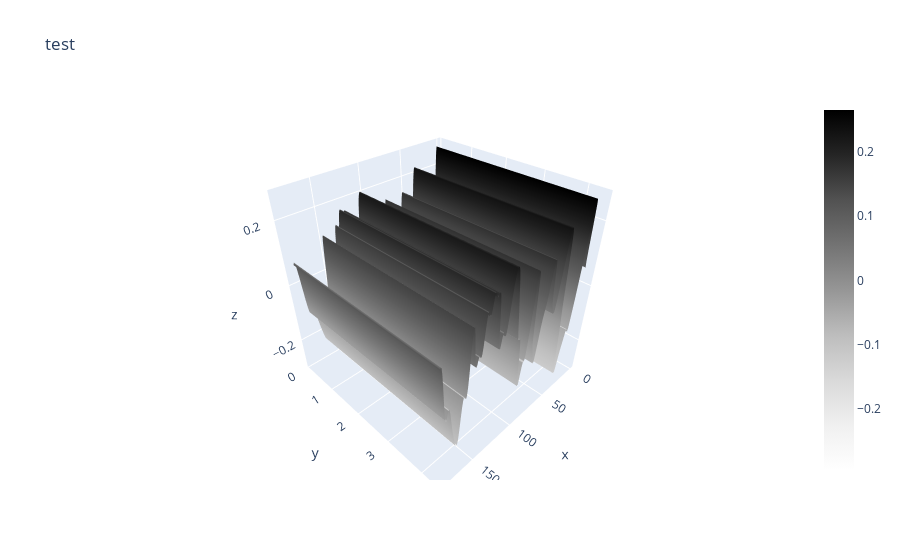

Notebook code for this chart:
### Code cell
# Graphing the filtered flattened surface with plotly
print('plotting the last one')
fig = go.Figure(data=go.Surface(x=xseggrid[i],y=yseggrid[i],z=sollast_FT_filtered_IFT_real, colorscale="greys"))
fig.update_layout(scene = dict(
            xaxis_title='x',
            yaxis_title='y',
            zaxis_title='z'),
            title='test')

### Figure 1 — Plotly figure (JSON) as saved in the notebook; plotly's stock layout.template omitted (floating-point values rounded to 4 significant figures; data arrays with more than 128 entries replaced by an {"elided": "..."} marker saying what was removed)
{"data": [{"colorscale": [[0, "rgb(255,255,255)"], [0.125, "rgb(240,240,240)"], [0.25, "rgb(217,217,217)"], [0.375, "rgb(189,189,189)"], [0.5, "rgb(150,150,150)"], [0.625, "rgb(115,115,115)"], [0.75, "rgb(82,82,82)"], [0.875, "rgb(37,37,37)"], [1, "rgb(0,0,0)"]], "type": "surface", "x": {"elided": "7x257 float values"}, "y": {"elided": "7x257 float values"}, "z": {"elided": "7x257 float values"}}], "layout": {"scene": {"xaxis": {"title": {"text": "x"}}, "yaxis": {"title": {"text": "y"}}, "zaxis": {"title": {"text": "z"}}}, "title": {"text": "test"}}}
